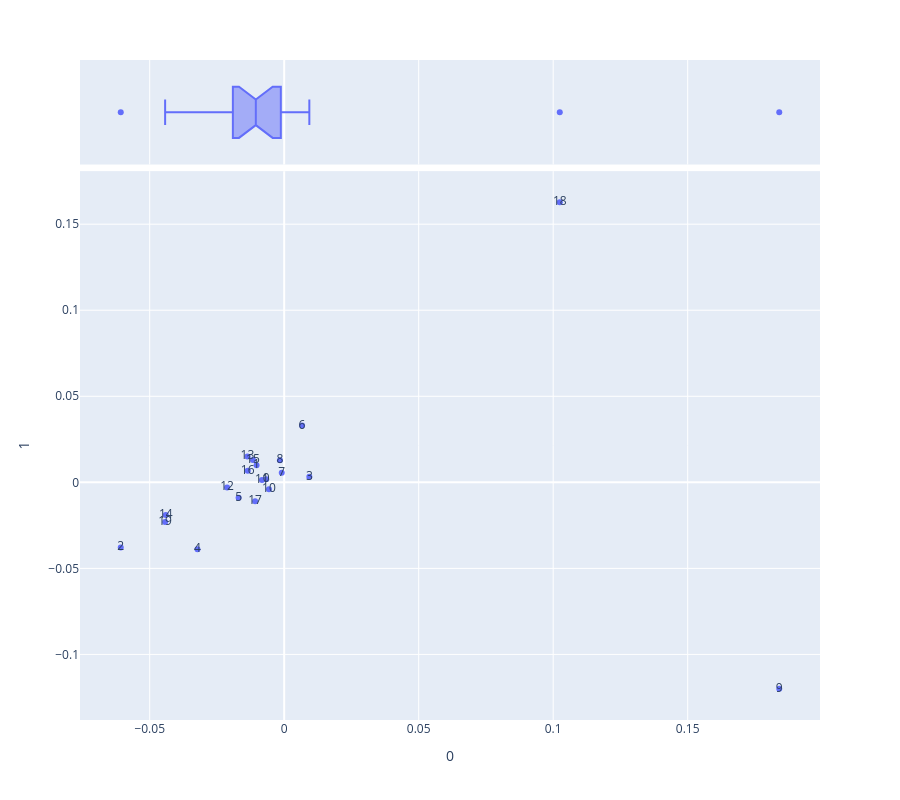

Notebook cell for this chart:
### Code cell
vis_loadings(COMPS_THETA, 0, 1)

### Figure 1 — Plotly figure (JSON) as saved in the notebook; plotly's stock layout.template omitted (floating-point values rounded to 4 significant figures)
{"data": [{"hovertemplate": "<b>%{hovertext}</b><br><br>0=%{x}<br>1=%{y}<br>PC=%{text}<extra></extra>", "hovertext": [0.0, 1.0, 2.0, 3.0, 4.0, 5.0, 6.0, 7.0, 8.0, 9.0, 10.0, 11.0, 12.0, 13.0, 14.0, 15.0, 16.0, 17.0, 18.0, 19.0], "legendgroup": "", "marker": {"color": "#636efa", "symbol": "circle"}, "mode": "markers+text", "name": "", "orientation": "v", "showlegend": false, "text": [0.0, 1.0, 2.0, 3.0, 4.0, 5.0, 6.0, 7.0, 8.0, 9.0, 10.0, 11.0, 12.0, 13.0, 14.0, 15.0, 16.0, 17.0, 18.0, 19.0], "type": "scatter", "x": [-0.006682, -0.01028, -0.06076, 0.00935, -0.03224, -0.01695, 0.006643, -0.000908, -0.001591, 0.184, -0.005677, -0.008262, -0.02122, -0.01366, -0.04401, -0.01161, -0.01355, -0.01081, 0.1024, -0.04426], "xaxis": "x", "y": [0.001836, 0.009961, -0.0378, 0.003305, -0.03887, -0.008939, 0.03298, 0.005631, 0.0129, -0.12, -0.003978, 0.001379, -0.002967, 0.01504, -0.01903, 0.01302, 0.006779, -0.01098, 0.1627, -0.023], "yaxis": "y"}, {"alignmentgroup": "True", "hovertemplate": "<b>%{hovertext}</b><br><br>0=%{x}<extra></extra>", "hovertext": [0.0, 1.0, 2.0, 3.0, 4.0, 5.0, 6.0, 7.0, 8.0, 9.0, 10.0, 11.0, 12.0, 13.0, 14.0, 15.0, 16.0, 17.0, 18.0, 19.0], "legendgroup": "", "marker": {"color": "#636efa", "symbol": "circle"}, "name": "", "notched": true, "offsetgroup": "", "showlegend": false, "type": "box", "x": [-0.006682, -0.01028, -0.06076, 0.00935, -0.03224, -0.01695, 0.006643, -0.000908, -0.001591, 0.184, -0.005677, -0.008262, -0.02122, -0.01366, -0.04401, -0.01161, -0.01355, -0.01081, 0.1024, -0.04426], "xaxis": "x2", "yaxis": "y2"}], "layout": {"height": 800, "legend": {"tracegroupgap": 0}, "margin": {"t": 60}, "xaxis": {"anchor": "y", "domain": [0, 1], "title": {"text": "0"}}, "xaxis2": {"anchor": "y2", "domain": [0, 1], "matches": "x", "showgrid": true, "showticklabels": false}, "yaxis": {"anchor": "x", "domain": [0, 0.8316], "title": {"text": "1"}}, "yaxis2": {"anchor": "x2", "domain": [0.8416, 1], "matches": "y2", "showgrid": false, "showline": false, "showticklabels": false, "ticks": ""}}}
